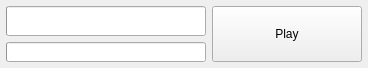
<?xml version="1.0" encoding="UTF-8"?>
<ui version="4.0">
 <class>downloadPanel</class>
 <widget class="QWidget" name="downloadPanel">
  <property name="geometry">
   <rect>
    <x>0</x>
    <y>0</y>
    <width>360</width>
    <height>68</height>
   </rect>
  </property>
  <property name="sizePolicy">
   <sizepolicy hsizetype="Preferred" vsizetype="Maximum">
    <horstretch>0</horstretch>
    <verstretch>0</verstretch>
   </sizepolicy>
  </property>
  <property name="windowTitle">
   <string>Form</string>
  </property>
  <layout class="QHBoxLayout" name="downloadLayout">
   <property name="spacing">
    <number>6</number>
   </property>
   <property name="leftMargin">
    <number>6</number>
   </property>
   <property name="topMargin">
    <number>6</number>
   </property>
   <property name="rightMargin">
    <number>6</number>
   </property>
   <property name="bottomMargin">
    <number>6</number>
   </property>
   <item>
    <layout class="QVBoxLayout" name="progressLayout" stretch="100,20">
     <property name="spacing">
      <number>6</number>
     </property>
     <property name="sizeConstraint">
      <enum>QLayout::SetDefaultConstraint</enum>
     </property>
     <property name="leftMargin">
      <number>0</number>
     </property>
     <item>
      <widget class="QProgressBar" name="progress">
       <property name="sizePolicy">
        <sizepolicy hsizetype="Expanding" vsizetype="Expanding">
         <horstretch>0</horstretch>
         <verstretch>0</verstretch>
        </sizepolicy>
       </property>
       <property name="minimumSize">
        <size>
         <width>200</width>
         <height>28</height>
        </size>
       </property>
       <property name="baseSize">
        <size>
         <width>0</width>
         <height>0</height>
        </size>
       </property>
      </widget>
     </item>
     <item>
      <widget class="QProgressBar" name="fileProgress">
       <property name="sizePolicy">
        <sizepolicy hsizetype="Expanding" vsizetype="Expanding">
         <horstretch>0</horstretch>
         <verstretch>0</verstretch>
        </sizepolicy>
       </property>
       <property name="minimumSize">
        <size>
         <width>200</width>
         <height>20</height>
        </size>
       </property>
       <property name="baseSize">
        <size>
         <width>0</width>
         <height>0</height>
        </size>
       </property>
      </widget>
     </item>
    </layout>
   </item>
   <item>
    <widget class="QPushButton" name="play">
     <property name="sizePolicy">
      <sizepolicy hsizetype="Fixed" vsizetype="Expanding">
       <horstretch>0</horstretch>
       <verstretch>0</verstretch>
      </sizepolicy>
     </property>
     <property name="minimumSize">
      <size>
       <width>150</width>
       <height>56</height>
      </size>
     </property>
     <property name="maximumSize">
      <size>
       <width>140</width>
       <height>16777215</height>
      </size>
     </property>
     <property name="baseSize">
      <size>
       <width>0</width>
       <height>0</height>
      </size>
     </property>
     <property name="text">
      <string>Play</string>
     </property>
    </widget>
   </item>
  </layout>
 </widget>
 <resources/>
 <connections/>
</ui>
